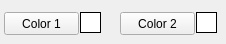
           <widget class="QWidget" name="page">
            <widget class="QLabel" name="labelBokehColor2">
             <property name="geometry">
              <rect>
               <x>196</x>
               <y>12</y>
               <width>21</width>
               <height>21</height>
              </rect>
             </property>
             <property name="styleSheet">
              <string notr="true">background-color: rgb(255, 255, 255);</string>
             </property>
             <property name="frameShape">
              <enum>QFrame::Box</enum>
             </property>
             <property name="text">
              <string/>
             </property>
            </widget>
            <widget class="QPushButton" name="pushBokehColor1">
             <property name="enabled">
              <bool>true</bool>
             </property>
             <property name="geometry">
              <rect>
               <x>4</x>
               <y>12</y>
               <width>75</width>
               <height>23</height>
              </rect>
             </property>
             <property name="text">
              <string>Color 1</string>
             </property>
            </widget>
            <widget class="QPushButton" name="pushBokehColor2">
             <property name="enabled">
              <bool>true</bool>
             </property>
             <property name="geometry">
              <rect>
               <x>120</x>
               <y>12</y>
               <width>75</width>
               <height>23</height>
              </rect>
             </property>
             <property name="text">
              <string>Color 2</string>
             </property>
            </widget>
            <widget class="QLabel" name="labelBokehColor1">
             <property name="geometry">
              <rect>
               <x>80</x>
               <y>12</y>
               <width>21</width>
               <height>21</height>
              </rect>
             </property>
             <property name="styleSheet">
              <string notr="true">background-color: rgb(255, 255, 255);</string>
             </property>
             <property name="frameShape">
              <enum>QFrame::Box</enum>
             </property>
             <property name="text">
              <string/>
             </property>
            </widget>
           </widget>
